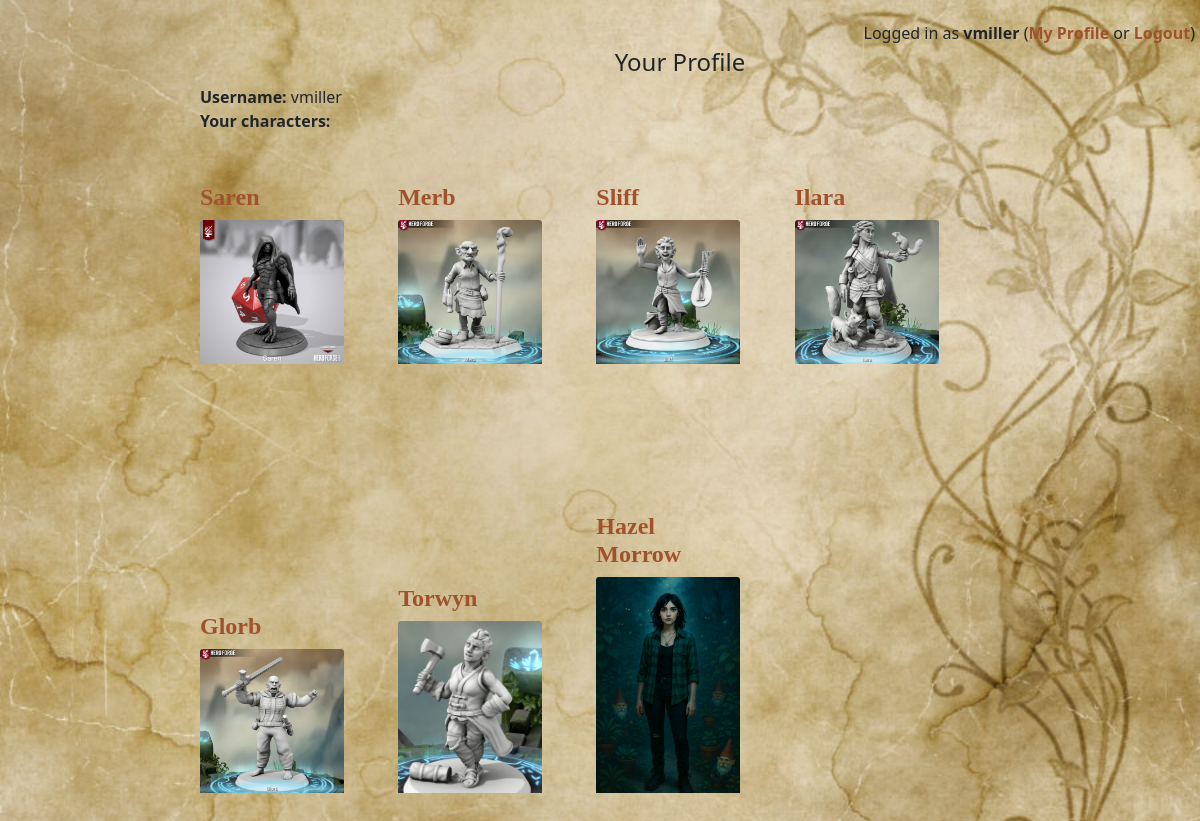
Screenshot of /naga/accounts/profile/ (signed in) with the database file from the repository.
### naga/models.py (models this page shows, shortened)
class Character(models.Model):
    user = models.ForeignKey(User, related_name="characters", on_delete=models.CASCADE)
    name = models.CharField(max_length=255)
    xp = models.IntegerField(blank=True, null=True)
    race = models.CharField(max_length=255)
    alignment = models.CharField(max_length=255)
    background = models.CharField(max_length=255, blank=True, null=True)
    age = models.CharField(max_length=255, blank=True, null=True)
    height = models.CharField(max_length=255, blank=True, null=True)
    weight = models.CharField(max_length=255, blank=True, null=True)
    eyes = models.CharField(max_length=255, blank=True, null=True)
    skin = models.CharField(max_length=255, blank=True, null=True)
    hair = models.CharField(max_length=255, blank=True, null=True)
    strength = models.IntegerField()
    dexterity = models.IntegerField()
    constitution = models.IntegerField()
    intelligence = models.IntegerField()
    wisdom = models.IntegerField()
    charisma = models.IntegerField()
    proficiencyBonus = models.IntegerField()
    inspiration = models.IntegerField(blank=True, null=True)
    ac = models.IntegerField(default=10, blank=True, null=True)
    initiative = models.IntegerField(blank=True, null=True)
    speed = models.IntegerField()
    currentHP = models.IntegerField()
    tempHP = models.CharField(max_length=255, blank=True, null=True)
    hitDiceType = models.CharField(max_length=255)
    hitDice = models.CharField(max_length=255)
    statusNotes = models.TextField(blank=True, null=True)
    personalityNotes = models.TextField(blank=True, null=True)
    proficienciesNotes = models.TextField(blank=True, null=True)
    weaponsNotes = models.TextField(blank=True, null=True)
    equipmentNotes = models.TextField(blank=True, null=True)
    alliesNotes = models.TextField(blank=True, null=True)
    backstoryNotes = models.TextField(blank=True, null=True)
    additionalNotes = models.TextField(blank=True, null=True)
    treasureNotes = models.TextField(blank=True, null=True)
    customNotesSlot1 = models.TextField(blank=True, null=True)
    headshot = models.ImageField(
        upload_to="naga/uploads/characterHeadshots/", blank=True, null=True, default="naga/blankUser.png"
    )
    cp = models.IntegerField(blank=True, null=True)
    sp = models.IntegerField(blank=True, null=True)
    ep = models.IntegerField(blank=True, null=True)
    gp = models.IntegerField(blank=True, null=True)
    pp = models.IntegerField(blank=True, null=True)
    campaignJournal = models.TextField(blank=True, null=True)
    externalReferences = models.TextField(blank=True, null=True)  # Out of character, links to stuff or player notes
    useSpellPage = models.BooleanField(default=True)
    lvl0slotsTotal = models.IntegerField(blank=True, null=True)
    lvl0slotsUsed = models.IntegerField(blank=True, null=True)
    lvl1slotsTotal = models.IntegerField(blank=True, null=True)
    lvl1slotsUsed = models.IntegerField(blank=True, null=True)
    lvl2slotsTotal = models.IntegerField(blank=True, null=True)
    lvl2slotsUsed = models.IntegerField(blank=True, null=True)
    lvl3slotsTotal = models.IntegerField(blank=True, null=True)
    lvl3slotsUsed = models.IntegerField(blank=True, null=True)
    lvl4slotsTotal = models.IntegerField(blank=True, null=True)
    lvl4slotsUsed = models.IntegerField(blank=True, null=True)
    lvl5slotsTotal = models.IntegerField(blank=True, null=True)
    lvl5slotsUsed = models.IntegerField(blank=True, null=True)
    lvl6slotsTotal = models.IntegerField(blank=True, null=True)
    lvl6slotsUsed = models.IntegerField(blank=True, null=True)
    lvl7slotsTotal = models.IntegerField(blank=True, null=True)
    lvl7slotsUsed = models.IntegerField(blank=True, null=True)
    lvl8slotsTotal = models.IntegerField(blank=True, null=True)
    lvl8slotsUsed = models.IntegerField(blank=True, null=True)
    lvl9slotsTotal = models.IntegerField(blank=True, null=True)
    lvl9slotsUsed = models.IntegerField(blank=True, null=True)

### naga/views.py (the view)
# urls.py: path("accounts/profile/", views.myProfile, name="myProfile"),
def myProfile(request):
    context = {
        "user": request.user,
        "characters": request.user.characters.all(),
    }
    return render(request, "registration/profile.html", context)

### naga/templates/registration/profile.html
<head><title>Your Naga Profile</title></head>
{% extends 'naga_base.html' %}
{% block page_content %}
<div class="offset-md-2" style="max-width:80%">
<h2>Your Profile</h2>
<b>Username:</b> {{ user.username }}<br/>
<b>Your characters:</b><br/>
    {% for character in characters %}
    <div style="display:inline-block; max-width:15%; padding:50px 50px 50px 0; margin:auto;">
		<h2 style="text-align:left; font-family:Caslon, Plantin, Garamond, serif;"><a href="{% url 'naga_characterHome' character.name %}">{{ character.name }}</a></h2>
		{% if character.headshot %}
		<div>
			<a href="{% url 'naga_characterHome' character.name %}"><img class="card-img-top" src="{{ character.headshot.url }}" alt="" width="5%"></a>
		</div>
		<br/><br/>
		{% endif %}
    </div>
    {% endfor %}
</div>
{% endblock %}

### naga/templates/naga_base.html (shortened to what this page needs)
{% load static %}
<link rel="stylesheet" type="text/css" href="/static/naga/naga.css">
<link rel="stylesheet" type="text/css" href="/static/base.css">
<head><title>Naga</title></head>
<body>
{% block top_content %}
<p style="text-align:right;z-index:5;position:absolute;top:5px;right:5px;">
{% if user and user.username %}
Logged in as <b>{{ user.username }}</b> (<a href="/naga/accounts/profile">My Profile</a> or <a href="/naga/accounts/logout">Logout</a>)<br/>
{% else %}
<a href="/naga/accounts/login">Login</a>
{% endif %}
</p>
<br/><br/>
{% endblock %}
{% block page_content %} {% endblock %}
</body>

### collected_static/naga/naga.css (style rules this page uses)
body { background-image: url("/static/naga/img/floral_parchment.jpg"); background-color: #cccccc; }
a { color: Sienna !important; font-weight: bold !important; }
h2 { text-align: center; }

### collected_static/base.css (style rules this page uses)
body { margin: 0; font-family: "Segoe UI",Roboto,"Helvetica Neue",Arial,sans-serif,"Apple Color Emoji","Segoe UI Emoji","Segoe UI Symbol","Noto Color Emoji"; font-size: 1rem; font-weight: 400; line-height: 1.5; color: #212529; text-align: left; background-color: #fff; background-size: cover; background-repeat: no-repeat; background-position: center center; background-attachment: fixed; }
div { display: block; }
h1, h2, h3, h4, h5, h6 { margin-top: 0; margin-bottom: .5rem; }
.h1, .h2, .h3, .h4, .h5, .h6, h1, h2, h3, h4, h5, h6 { margin-bottom: .5rem; font-family: inherit; font-weight: 500; line-height: 1.2; color: inherit; }
.card-img-top { width: 100%; border-top-left-radius: calc(.25rem - 1px); border-top-right-radius: calc(.25rem - 1px); }
img { vertical-align: middle; border-style: none; }
.offset-md-2 { margin-left:16.666667% }
a { text-decoration: none; background-color: transparent; color: blue; }

### rows the page displays
Character: name "Saren", headshot (picture)
Character: name "Merb", headshot (picture)
Character: name "Sliff", headshot (picture)
Character: name "Ilara", headshot (picture)
Character: name "Glorb", headshot (picture)
Character: name "Torwyn", headshot (picture)
Character: name "Hazel Morrow", headshot (picture)

### other values shown
{{ user.username }} "vmiller"
